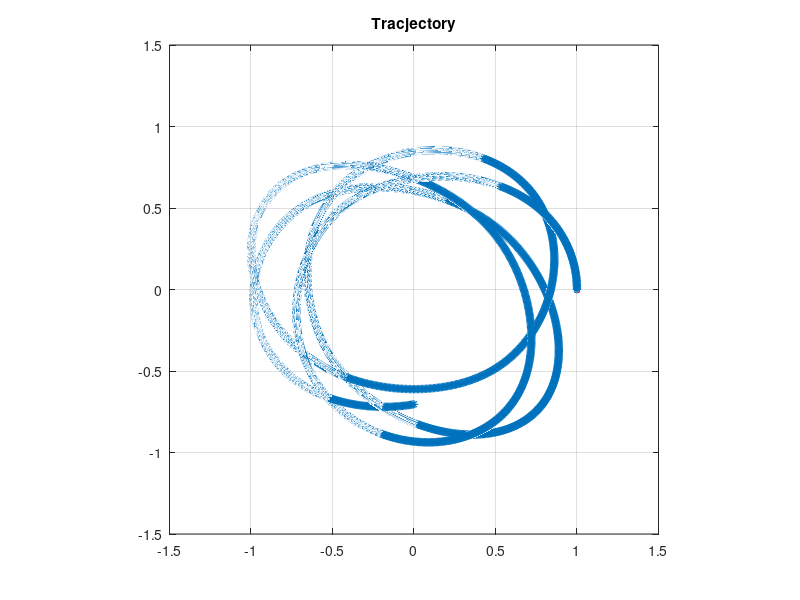

MATLAB code to generate this figure:
clear
% initial parameters
xSun = [0 0 0]';
x0 = [1 0 0.3]';
v0 = [0 5 4]';
h = 0.001;
max_t = 3;
maxStep = round(max_t/h);
xi = x0;
vi = v0;

%initial variables
tracjectory = zeros(3,maxStep);
velocity = tracjectory;
acceleration = tracjectory;
tracjectory(:,1) = x0;
velocity(:,1) = v0;
ri = abs(xi - xSun);
acceleration(:,1) = -4*3.1415^2./norm(ri.*ri).*ri;
% verlet loop
n = 1;
while(n < maxStep)
    % verlet
    ri = xi - xSun;
    ai = -4*3.1415^2./norm(ri.*ri).*ri;
    xi_1 = xi + h*vi + h^2/2*ai;
    ri_1 = xi_1 - xSun;
    ai_1 = -4*3.1415^2./norm(ri_1.*ri_1).*ri_1;
    vi_1 = vi + h/2*(ai_1+ai);
    % write data
    tracjectory(:,n+1) = xi_1;
    velocity(:,n+1) = vi_1;
    acceleration(:,n+1) = ai_1;
    % move to next step
    xi = xi_1;
    vi = vi_1;    
    n = n+1;
end
% subplot(1,3,1)
% hold on
% plot(tracjectory(1,:),tracjectory(2,:),'*')
% title('Tracjectory');
% scatter(tracjectory(1,1),tracjectory(2,1),'r','filled')
% axis([-1.5 1.5 -1.5 1.5])
% %axis equal
% subplot(1,3,2)
% hold on
% plot(velocity(1,:),velocity(2,:),'*')
% scatter(velocity(1,1),velocity(2,1),'r','filled')
% title('Velocity');
% subplot(1,3,3)
% hold on
% plot(acceleration(1,:),acceleration(2,:),'*')
% scatter(acceleration(1,1),acceleration(2,1),'r','filled')
% title('Acceleration');
hold on
box on
grid on
plot3(tracjectory(1,:),tracjectory(2,:),tracjectory(3,:),'*')
title('Tracjectory');
scatter3(tracjectory(1,1),tracjectory(2,1),tracjectory(3,1),'r','filled')
axis([-1.5 1.5 -1.5 1.5])
axis equal
